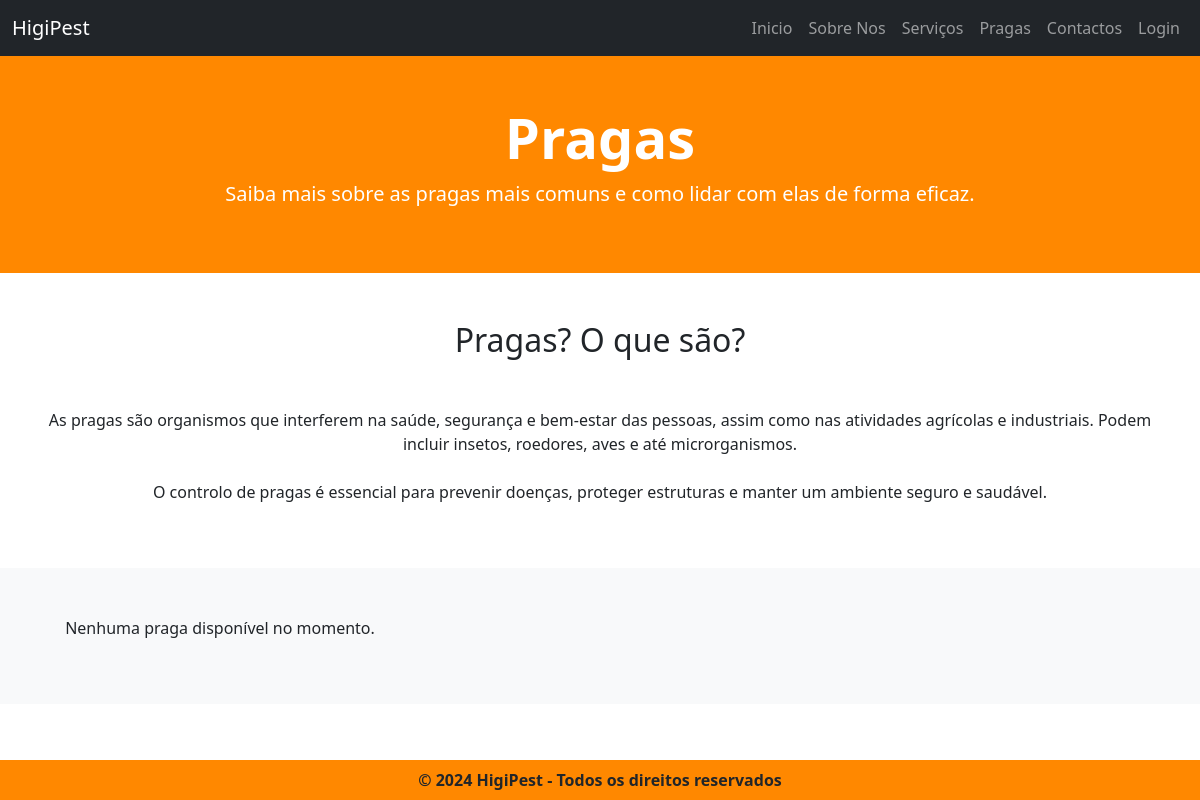
Before: /pragas.php with the older database file.
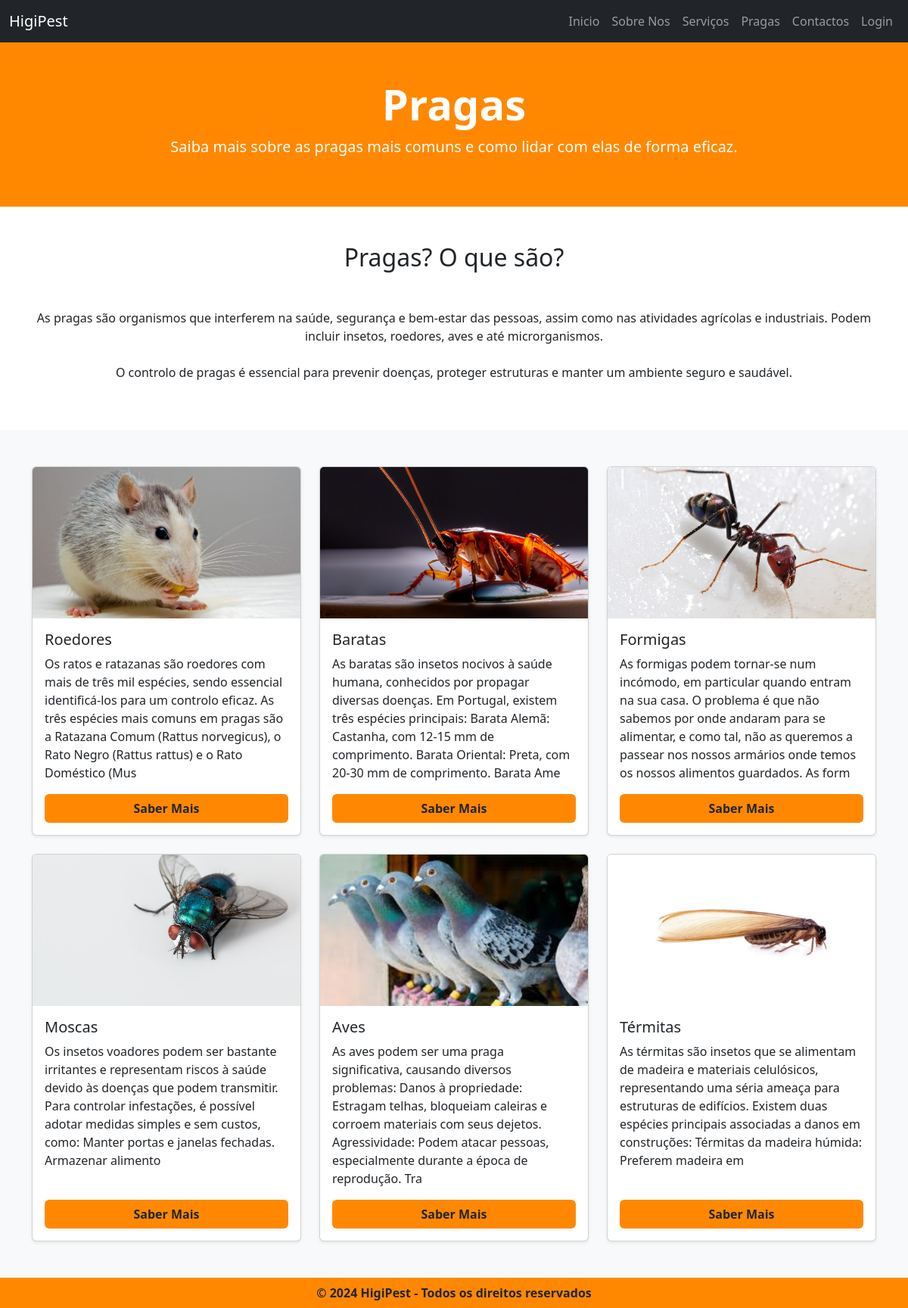
After: the same page with the newer database file.
### tables this page shows
CREATE TABLE `pragas` (
  `id_praga` int(11) NOT NULL,
  `praga` varchar(255) NOT NULL,
  `descricao` varchar(255) NOT NULL,
  `img` varchar(255) DEFAULT NULL,
  `ordem` int(11) NOT NULL,
  `visivel` int(11) NOT NULL
);

### pragas.php (the view, shortened to what this page needs)
<?php
include ($_SERVER['DOCUMENT_ROOT']."/web/bd/config.php");
$sql = "SELECT * FROM pragas WHERE visivel = 1 ORDER BY ordem ASC";
$result = $conn->query($sql);
?>
<!DOCTYPE html>
<html lang="pt">
<head>
    <link rel="stylesheet" href="/web/assets/styles/bootstrap.css">
    <link rel="stylesheet" href="/web/assets/styles/bootstrap.min.css">
    <link rel="stylesheet" href="/web/assets/styles/styles.css">
</head>
<body class="d-flex flex-column" style="min-height: 100vh;">
    <?php require('components/menu.php'); ?>
    <section class="text-white text-center py-5" style="background-color: #ff8800;">
        <div class="container">
            <h1 class="display-4 fw-bold">Pragas</h1>
            <p class="lead">Saiba mais sobre as pragas mais comuns e como lidar com elas de forma eficaz.</p>
        </div>
    </section>
    <section id="sobre-pragas" class="py-5">
        <div class="container">
            <h2 class="text-center mb-5">Pragas? O que são?</h2>
            <p class="text-center mb-4">As pragas são organismos que interferem na saúde, segurança e bem-estar das pessoas, assim como nas atividades agrícolas e industriais. Podem incluir insetos, roedores, aves e até microrganismos.</p>
            <p class="text-center">O controlo de pragas é essencial para prevenir doenças, proteger estruturas e manter um ambiente seguro e saudável.</p>
        </div>
    </section>
    <section id="tipos-pragas" class="py-5 bg-light">
    <div class="container">
        <div class="row row-cols-1 row-cols-md-2 row-cols-lg-3 g-4">
            <?php
            if ($result->num_rows > 0) {
                while ($row = $result->fetch_assoc()) {
                    echo '
                    <div class="col">
                        <div class="card h-100 shadow-sm">
                            <img src="' . htmlspecialchars($row['img']) . '" class="card-img-top" alt="' . htmlspecialchars($row['praga']) . '" style="height: 200px; object-fit: cover;">
                            <div class="card-body d-flex flex-column">
                                <h5 class="card-title">' . htmlspecialchars($row['praga']) . '</h5>
                                <p class="card-text flex-grow-1">' . htmlspecialchars($row['descricao']) . '</p>
                                <a href="#" class="btn mt-auto fw-bold" style="background-color: #ff8800;">Saber Mais</a>
                            </div>
                        </div>
                    </div>
                    ';
                }
            } else {
                echo '<p class="text-center">Nenhuma praga disponível no momento.</p>';
            }
            ?>
        </div>
    </div>
    </section>
    <?php require('components/footer.php'); ?>
</body>
</html>

### components/menu.php (shortened to what this page needs)
<nav class="navbar navbar-expand-lg navbar-dark bg-dark">
    <div class="container-fluid">
        <a class="navbar-brand" href="/web/">HigiPest</a>
        <div class="collapse navbar-collapse" id="navbarNav">
            <ul class="navbar-nav ms-auto">
                <li class="nav-item">
                    <a class="nav-link" href="/web/">Inicio</a>
                </li>
                <li class="nav-item">
                    <a class="nav-link" href="/web/sobrenos.php">Sobre Nos</a>
                </li>
                <li class="nav-item">
                    <a class="nav-link" href="/web/servicos.php">Serviços</a>
                </li>
                <li class="nav-item">
                    <a class="nav-link" href="/web/pragas.php">Pragas</a>
                </li>
                <li class="nav-item">
                    <a class="nav-link" href="/web/contactos.php">Contactos</a>
                </li>
                <li class="nav-item">
                    <a class="nav-link" href="/web/login.php">Login</a>
                </li>
            </ul>
        </div>
    </div>
</nav>

### components/footer.php
<footer class="bg-footer text-dark text-center py-2 mt-auto d-flex justify-content-center">
    <p class="fs-6 mb-0 fw-bold">&copy; 2024 HigiPest - Todos os direitos reservados</p>
</footer>

### assets/styles/styles.css (style rules this page uses)
.bg-footer { background-color: #ff8800; color: white; }

Changed rows visible on the page:
added pragas: img (picture), praga "Roedores", descricao "Os ratos e ratazanas são roedores com mais de três mil espécies, sendo essencial identificá-los para um controlo eficaz. As três espécies mais comuns em pragas são a Ratazana Comum (Rattus norvegicus), o Rato Negro (Rattus rattus) e o Rato Doméstico (Mus"
added pragas: img (picture), praga "Baratas", descricao "As baratas são insetos nocivos à saúde humana, conhecidos por propagar diversas doenças. Em Portugal, existem três espécies principais: Barata Alemã: Castanha, com 12-15 mm de comprimento. Barata Oriental: Preta, com 20-30 mm de comprimento. Barata Ame"
added pragas: img (picture), praga "Formigas", descricao "As formigas podem tornar-se num incómodo, em particular quando entram na sua casa. O problema é que não sabemos por onde andaram para se alimentar, e como tal, não as queremos a passear nos nossos armários onde temos os nossos alimentos guardados. As form"
added pragas: img (picture), praga "Moscas", descricao "Os insetos voadores podem ser bastante irritantes e representam riscos à saúde devido às doenças que podem transmitir. Para controlar infestações, é possível adotar medidas simples e sem custos, como: Manter portas e janelas fechadas. Armazenar alimento"
added pragas: img (picture), praga "Aves", descricao "As aves podem ser uma praga significativa, causando diversos problemas: Danos à propriedade: Estragam telhas, bloqueiam caleiras e corroem materiais com seus dejetos. Agressividade: Podem atacar pessoas, especialmente durante a época de reprodução. Tra"
added pragas: img (picture), praga "Térmitas", descricao "As térmitas são insetos que se alimentam de madeira e materiais celulósicos, representando uma séria ameaça para estruturas de edifícios. Existem duas espécies principais associadas a danos em construções: Térmitas da madeira húmida: Preferem madeira em"
Other visible differences:
text no longer shown: "Nenhuma praga disponível no momento."
